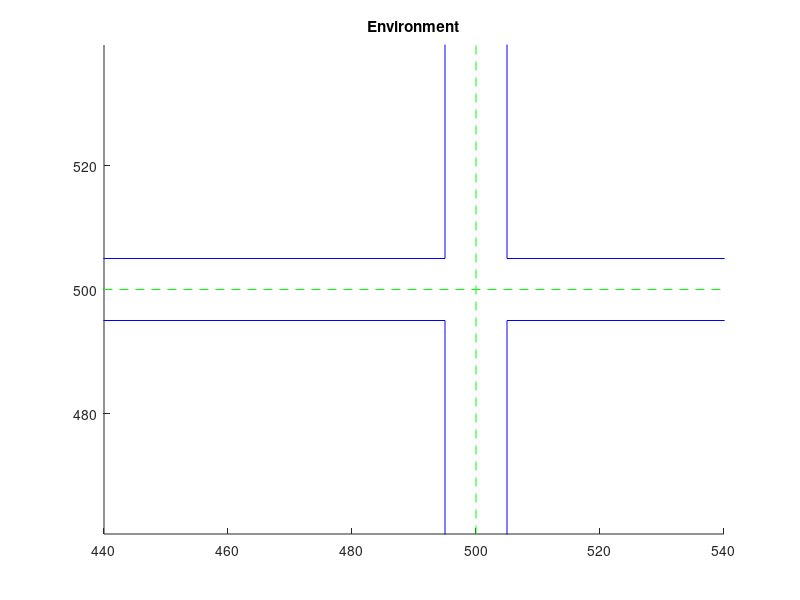

This chart was generated by the following MATLAB code: (Note: this script raises an error after producing the figure.)
figure(1);
title('Environment');
xlim([440,540]);
%axis([500,600,460,540]);
axis equal;
hold on;
plot([495,495],[0,495], 'b');
plot([495,495],[505,1000], 'b');
plot([505,505],[0,495], 'b');
plot([505,505],[505,1000], 'b');
plot([0,495],[495,495], 'b');
plot([505,1000],[495,495], 'b');
plot([0,495],[505,505], 'b');
plot([505,1000],[505,505], 'b');
plot([500,500],[0,1000], 'g--');
plot([0,1000],[500,500], 'g--');
%axis([400,600,400,600]);
plot(road(:,1), road(:,2), 'r');

plotCar(veh_x0, veh_y0, veh_theta0,'r', 1);

for i=1:1:1
    for k = 0:1:4
        ox = obs(i,1) + obs(i,4)*k*sin(obs(i,3));
        oy = obs(i,2) + obs(i,4)*k*cos(obs(i,3));
        plotCar(ox,oy,obs(i,3),'b',1-k*0.2);
    end
end
if length(obs(:,1))==2
    for i=2:1:2
        for k = 0:1:4
            ox = obs(i,1) + obs(i,4)*k*sin(obs(i,3));
            oy = obs(i,2) + obs(i,4)*k*cos(obs(i,3));
            plotCar(ox,oy,obs(i,3),'g',1-k*0.2);
        end
    end
end
for i = 1:1:5
    plotCar(result_vehicle(i,1), result_vehicle(i,2), result_vehicle(i,3), 'r', 1.2-i*0.2);
end

xlabel('x(m)');
ylabel('y(m)');
